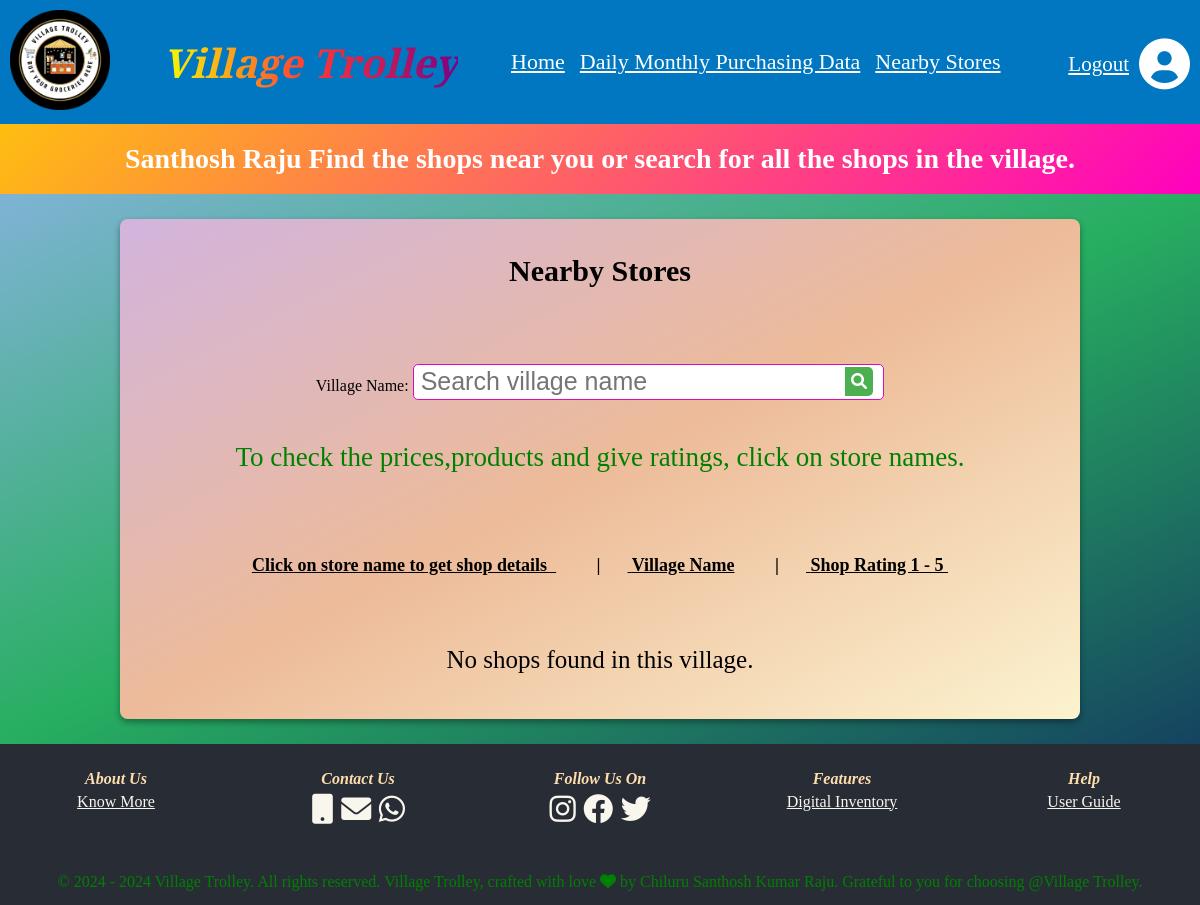
The page /customer_search_nearby_shops/ (signed in) on the database its author committed.
### customer_registration_app/models.py (models this page shows, shortened)
class customer_registration_model(models.Model):
     customer_first_name = models.CharField(max_length=100,null=True)
     customer_last_name  = models.CharField(max_length=150,null=True)
     customer_mail_id = models.EmailField(max_length=254,null=True)
     customer_phone_number =models.IntegerField(null=True,max_length=10)
     customer_password = models.CharField(max_length=50,null=True)
     customer_confirm_password = models.CharField(max_length=50,null=True)

### customer_nearbystores_app/views.py (the view)
# urls.py: path('customer_search_nearby_shops/',customer_search_nearby_shops,name='customer_search_nearby_shops'),
def customer_search_nearby_shops(request):
    if 'customer_id' not in request.session:
        return redirect('customer_login')
    customer_id = request.session['customer_id']
    customer = get_object_or_404(customer_registration_model, pk=customer_id)
    form = Customer_ShopSearchForm(request.GET or None)
    shops = []
    if form.is_valid():
        village_name = form.cleaned_data.get('village_name')
        if village_name:
            shops = shop_owner_registration_model.objects.filter(shop_owner_village_name__icontains=village_name)
    for shop in shops:
        avg_rating = Rating.objects.filter(shop=shop).aggregate(Avg('rating'))['rating__avg']
        avg_rating = avg_rating if avg_rating is not None else 0
        shop.avg_rating = round(avg_rating, 1)
    context = {
        'form': form,
        'shops': shops,
        'customer_first_name': customer.customer_first_name,
        'customer_last_name': customer.customer_last_name,
        'customer_id': customer_id,
    }
    return render(request, 'customernearbystores.html', context)

### customer_nearbystores_app/forms.py
class Customer_ShopSearchForm(forms.Form):
    village_name = forms.CharField(
        max_length=1500,
        required=False,
        label='Village Name',
        widget=forms.TextInput(attrs={
            'class': 'form-input',
            'placeholder': 'Search village name'
        })
    )

### templates/customernearbystores.html (shortened to what this page needs)
{% extends "customerbase.html" %}
{% load static %}
{% block css %}
    <link rel="stylesheet" href="{% static 'customernearbystores.css' %}">
    <link rel="stylesheet" href="https://cdnjs.cloudflare.com/ajax/libs/font-awesome/6.0.0-beta3/css/all.min.css">
{% endblock css%}
{% block content %}
<div class="gradient-background">
    <h1 class="data_header"> {{ customer_first_name }} {{ customer_last_name }}  Find the shops near you or search for all the shops in the village. </h1>
  </div>
<section class="nearby_section">
    <div class="nearby_box">
       <div style="text-align: center; padding: 15px;">
          <h3 class="nearby_header">Nearby Stores</h3>
       </div>
       <div class="search-container1">
        <form method="GET">
          {{ form.as_p }}
          <button type="submit" class="search-button1"><i class="fa fa-search"></i></button>
      </form>
          <p class="neargui">To check the prices,products and give ratings, click on store names.</p>
         </div>
       <div style="text-align: center; padding: 15px;">
          <h4 class="nearbyhe"><u>Click on store name to get shop details  </u>&nbsp;&nbsp;&nbsp;&nbsp;&nbsp;&nbsp;&nbsp;&nbsp;&nbsp;|&nbsp;&nbsp;&nbsp;&nbsp;&nbsp;&nbsp;<u> Village Name</u>&nbsp;&nbsp;&nbsp;&nbsp;&nbsp;&nbsp;&nbsp;&nbsp;&nbsp;|&nbsp;&nbsp;&nbsp;&nbsp;&nbsp;&nbsp;<u> Shop Rating 1 - 5 </u></h4>
       </div>
       <div class="store-details">
        {% if shops %}
    {% for shop in shops %}
        <div class="store-item">
            <p>
                {% comment %} <a href="#">&nbsp;&nbsp;&nbsp;&nbsp;&nbsp;&nbsp; {{ shop.shop_owner_shop_name }}&nbsp;&nbsp;&nbsp;&nbsp;&nbsp;&nbsp;</a>  {% endcomment %}
                <a href="{% url 'customer_selected_shop_owner_products_data' shop.id %}">&nbsp;&nbsp;&nbsp;&nbsp;&nbsp;&nbsp; {{ shop.shop_owner_shop_name }}&nbsp;&nbsp;&nbsp;&nbsp;&nbsp;&nbsp;</a>
                &nbsp;&nbsp;&nbsp;&nbsp;&nbsp;&nbsp;| {{ shop.shop_owner_village_name }}
                &nbsp;&nbsp;&nbsp;&nbsp;&nbsp;&nbsp;| {{ shop.avg_rating }}  <i class="fa-solid fa-star"></i>
            </p>
        </div>
    {% endfor %}
{% else %}
    <p>No shops found in this village.</p>
{% endif %}
    </div>
 </section>
 {% endblock %}

### static/customernearbystores.css (style rules this page uses)
.neargui { font-size:27px; color:#008000; padding:15px; }
.nearby_section { padding: 25px; background: linear-gradient(to bottom right, #7FB3D5, #27AE60, #154360); text-align: center; height:auto; }
.nearby_box { margin: 0 auto; width: 80%; max-width: 1020px; height: auto; display: flex; flex-direction: column; justify-content: center; align-items: center; background-color: black; border-radius: 8px; background: linear-gradient(to bottom right, #D2B4DE, #EDBB99, #FCF3CF); box-shadow: rgba(0, 0, 0, 0.16) 0px 3px 6px, rgba(0, 0, 0, 0.23) 0px 3px 6px; padding: 20px; }
.nearby_header { font-size: 30px; color: black; margin-top: 0; }
.search-container1 { margin-bottom: 15px; margin-top: 15px; position: relative; display: inline-block; }
.search-button1 { position: absolute; margin-left: 245px; top: 19.5px; padding: 6px; background-color: #4CAF50; border: none; color: white; cursor: pointer; border-radius: 0 5px 5px 0; }
.search-button1 i { font-size: 16px; }
.nearbyhe { font-size: 18px; margin: 10px 0; white-space: nowrap; }
.store-details { display: flex; flex-direction: column; align-items: center; width: 80%; max-width: 600px; margin-top: 20px; font-size:25px; }
.nearbyhe u { white-space: pre; }
.gradient-background { display: flex; justify-content: center; align-items: center; background: linear-gradient(135deg, #FEBE10,#FF00BF); }
.data_header { font-size: 28px; font-weight: bold; color: white; text-align: center; }
.form-input { width: 60%; height: 20px; padding: 7px; font-size: 25px; border: 1.5px solid rgb(214, 12, 191); border-radius: 5px; }

### rows shown on the page
customer_registration_model: customer_first_name "Santhosh", customer_last_name "Raju"
